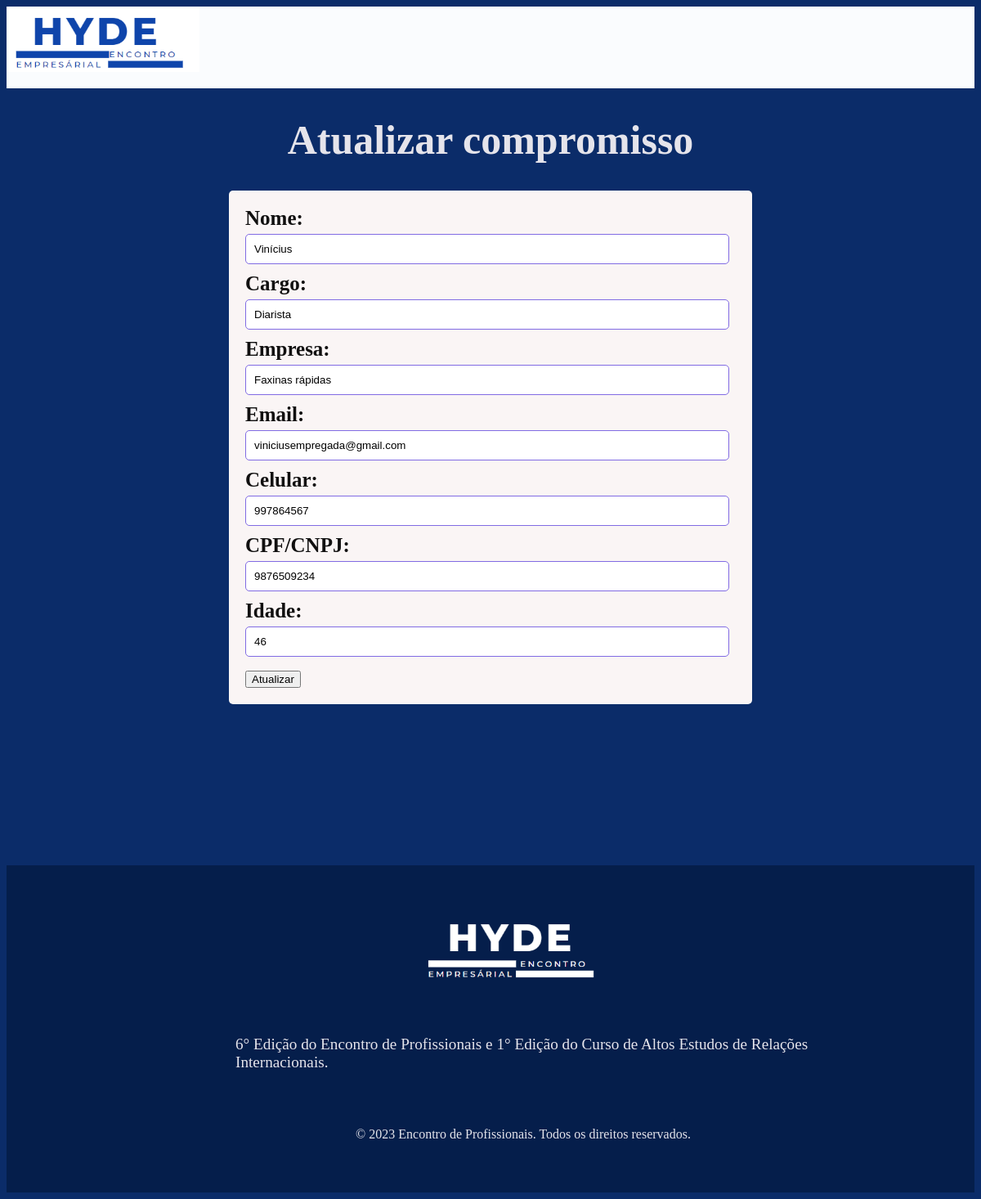
The page /atualizar.php?id=4 on the database its author committed.
### tables this page shows
CREATE TABLE `profissionais` (
  `id` int(11) NOT NULL,
  `Nome` varchar(255) NOT NULL,
  `Cargo` varchar(255) NOT NULL,
  `Empresa` varchar(255) NOT NULL,
  `Email` varchar(255) NOT NULL,
  `Celular` varchar(255) NOT NULL,
  `CPF_CNPJ` varchar(255) NOT NULL,
  `Idade` varchar(255) NOT NULL
);

### atualizar.php (the view, shortened to what this page needs)
<?php
include 'db.php';
$id = $_GET['id'];
$stmt = $pdo->prepare('SELECT * FROM profissionais WHERE id = ?');
$stmt->execute([$id]);
$appointment = $stmt->fetch(PDO::FETCH_ASSOC);
$Nome = $appointment['Nome'];
$Cargo = $appointment['Cargo'];
$Empresa = $appointment['Empresa'];
$Email = $appointment['Email'];
$Celular = $appointment['Celular'];
$CPF_CNPJ = $appointment['CPF_CNPJ'];
$Idade = $appointment['Idade'];
?>
<!DOCTYPE html>
<html lang="pt-br">
<head>
    <link rel="stylesheet" href="style.css">
</head>
<body>
<div class="principal">
<header>
    <a href="index.html"><img src="./img/logo1.png" height="80px"></a>
</header>
<div class="container-formulario">
    <h1>Atualizar compromisso</h1>
    <form method="post">
    <label for="Nome">Nome:</label>
    <input type="text" name="Nome" value="<?php echo $Nome; ?>" required><br>
    <label for="Cargo">Cargo:</label>
    <input type="text" name="Cargo" value="<?php echo $Cargo; ?>" required><br>
    <label for="Empresa">Empresa:</label>
    <input type="text" name="Empresa" value="<?php echo $Empresa; ?>" required><br>
    <label for="Email">Email:</label>
    <input type="email" name="Email" value="<?php echo $Email; ?>" required><br>
    <label for="Celular">Celular:</label>
    <input type="tel" name="Celular" value="<?php echo $Celular; ?>" required><br>
    <label for="CPF_CNPJ">CPF/CNPJ:</label>
    <input type="text" name="CPF_CNPJ" value="<?php echo $CPF_CNPJ; ?>" required><br>
    <label for="Idade">Idade:</label>
    <input type="text" name="Idade" value="<?php echo $Idade; ?>" required><br>
    <button type="submit">Atualizar</button>
</form>
</div>
<footer>
        <div class="logo">
        <img src="./img/log.png" height="80px">
        </div>
        <div class="es">6° Edição do Encontro de Profissionais e 1° Edição do Curso de Altos Estudos de Relações
         Internacionais.</div>
       <div class="rp"> &copy; 2023 Encontro de Profissionais. Todos os direitos reservados.</div>
      </footer>
</body>
</html>

### style.css (style rules this page uses)
body { display: flex; flex-direction: column; align-items: center; justify-content: center; font-family: 'Tahoma'; font-size: 25px; color: rgb(17, 16, 16); background-color: #0b2c69; }
h1 { text-align: center; color: #e5e4eb; }
form { max-width: 600px; margin: 0 auto; padding: 20px; background-color: #faf5f5; border-radius: 5px; }
label { display: block; margin-bottom: 5px; font-weight: bold; }
input[type="text"], input[type="email"], input[type="tel"], input[type="date"], select[id="estado"], textarea { width: 95%; padding: 10px; margin-bottom: 10px; border: 1px solid #816be3; border-radius: 5px; }
.principal { width: 100%; margin: 0 auto; display: grid; grid-template-columns: 100%; grid-template-rows: 100px 950px 400px; grid-template-areas: "cabecalho cabecalho" "secao barra-lateral" "rodape rodape"; }
header { grid-area: cabecalho; background-color: #fafcfe; display: flex; }
footer { grid-area: rodape; display: flex; justify-content: space-evenly; background-color: #051e4b ; }
.logo { position:absolute; margin-top: 4pc; margin-left: 3pc; }
.es { position:absolute; margin: 13pc; margin-left: 18pc; font-size: 1.2rem; color: #e5e4eb; }
.rp { width: 880px; position:absolute; margin: 20pc; margin-left: 25pc; font-size: 1.0rem; color: #e5e4eb; text-align: center; }

### rows shown on the page
profissionais: Nome "Vinícius", Cargo "Diarista", Empresa "Faxinas rápidas", Email "viniciusempregada@gmail.com", Celular "997864567", CPF_CNPJ "9876509234", Idade "46"
